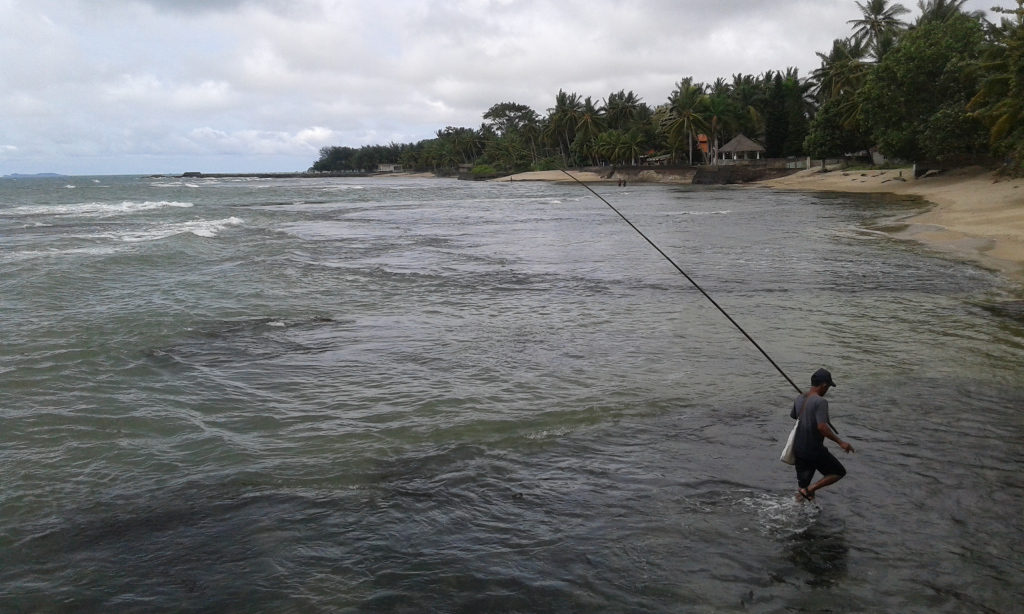
#> input picture data/fisher-anyer-beach-2016-raja-david.jpg, 1024 x 614 px
$ python _04_image_operations.py
#> lines starting #> are read from the running program, lines starting #| are printed output that depends on the picture; after the words box and inside, x2 and y2 are one past the last pixel; in counts of white or black regions, pixels touching at a corner belong together
# Run command: python _04_image_operations.py
# Further reading:
# https://docs.opencv.org/master/d3/df2/tutorial_py_basic_ops.html

# Importing libraries as shortcut
# import numpy as np
import cv2
# import matplotlib.pyplot as plt

# Load the image and covert to greyscale color
img = cv2.imread('../data/fisher-anyer-beach-2016-raja-david.jpg', cv2.IMREAD_COLOR)
#> img is the input picture: shape (614, 1024, 3); mean B, G, R 114.9, 114.5, 112.4

# Reference specific pixels
# px = img[55, 55]
# print(px)  # produce actual color for specific pixel

# Modify specific pixel color value
img[55, 55] = [255, 0, 255]
#> img: shape (614, 1024, 3); under 0.01% of pixels changed, all inside (x1, y1, x2, y2) = (55, 55, 56, 56)
px = img[55, 55]
#> px = [255, 0, 255]
print(px)
#| [255   0 255]

# Reference ROI (Region of Image)
# roi = img[0:100, 100:150]
# print(roi)

# Modify ROI color value
img[100:200, 100:150] = [255, 0, 255]
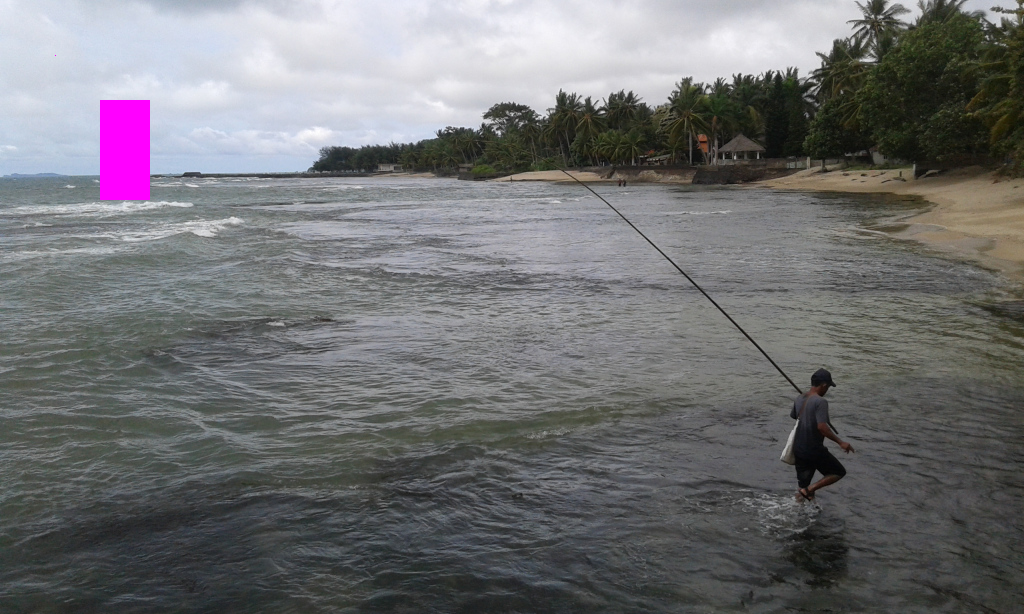
#> img: shape (614, 1024, 3); mean B, G, R 115.3, 113, 113

# Get cropped area
cropped_area = img[290:350, 250:330]
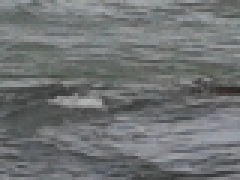
#> cropped_area: shape (60, 80, 3) (shown 3 times larger); mean B, G, R 115.3, 114.5, 111.9
img[0:60, 0:80] = cropped_area
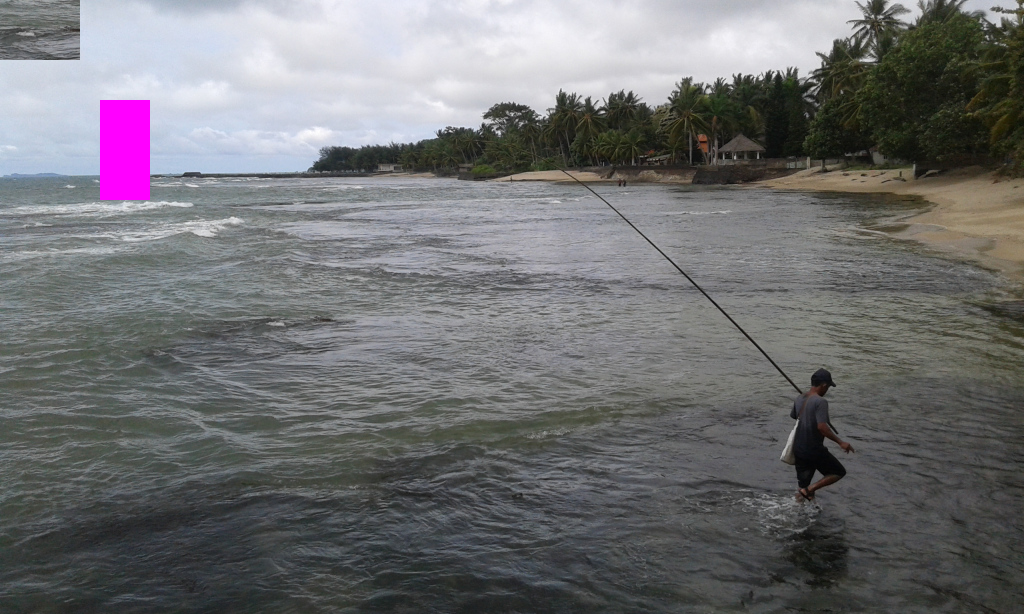
#> img: shape (614, 1024, 3); 0.76% of pixels changed, all inside (x1, y1, x2, y2) = (0, 0, 80, 60)

# Show the image
cv2.imshow('Image', img)

# Wait until any key is pressed
cv2.waitKey(0)

# Close everything
cv2.destroyAllWindows()

$ run again, with data/lido-lake-bogor-2013-raja-david.jpg copied over data/fisher-anyer-beach-2016-raja-david.jpg
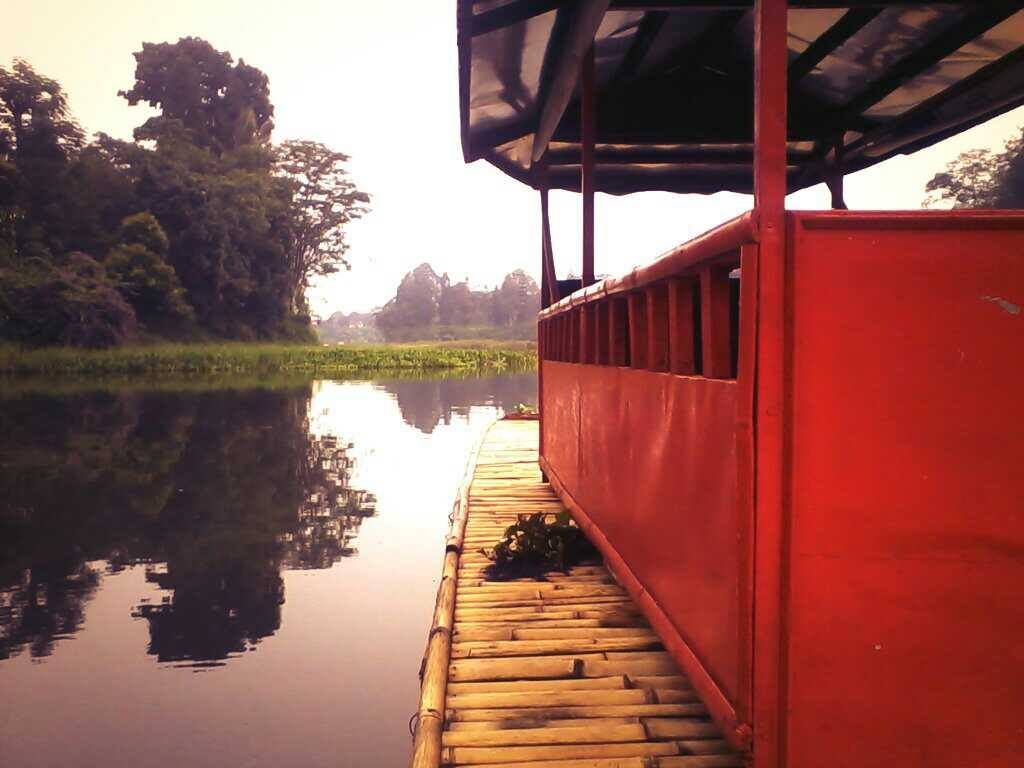
#> input picture data/lido-lake-bogor-2013-raja-david.jpg, 1024 x 768 px
#> img is the input picture: shape (768, 1024, 3); mean B, G, R 85.1, 91.7, 142.2
#> px = [255, 0, 255]
#| [255   0 255]
#> `img[100:200, 100:150] = [255, 0, 255]`:
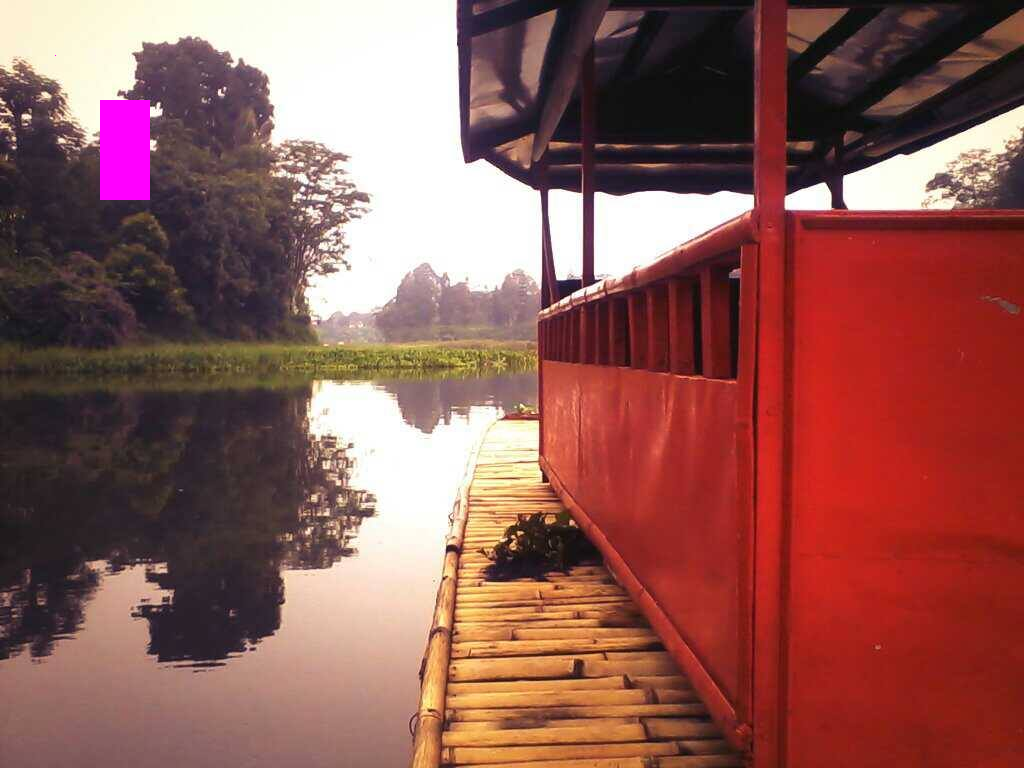
#> img: shape (768, 1024, 3); mean B, G, R 85.9, 90.9, 142.9
#> `img[0:60, 0:80] = cropped_area`:
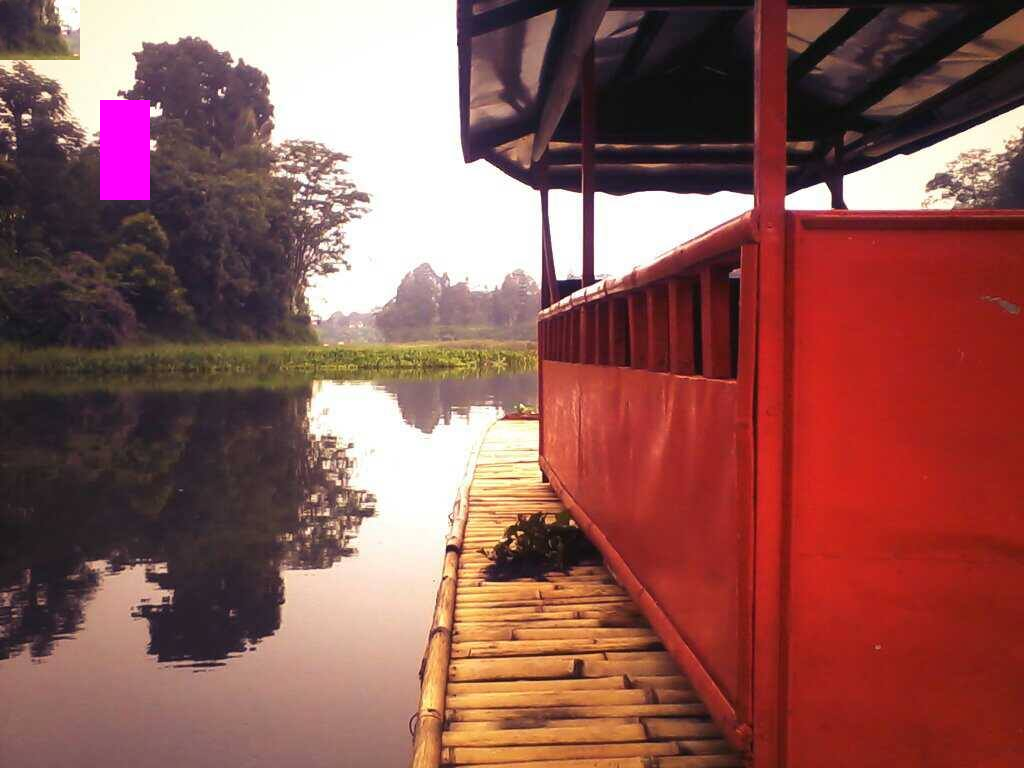
#> img: shape (768, 1024, 3); 0.61% of pixels changed, all inside (x1, y1, x2, y2) = (0, 0, 80, 60)
